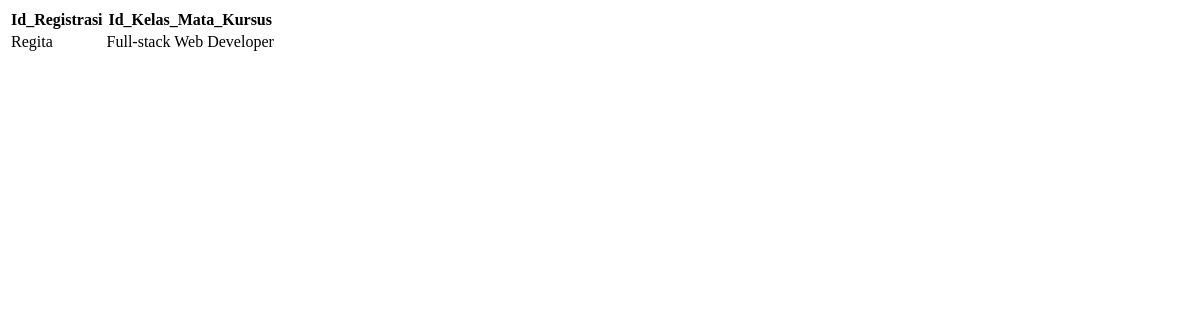
Before: /filterdetailregis/2 with the older database file.
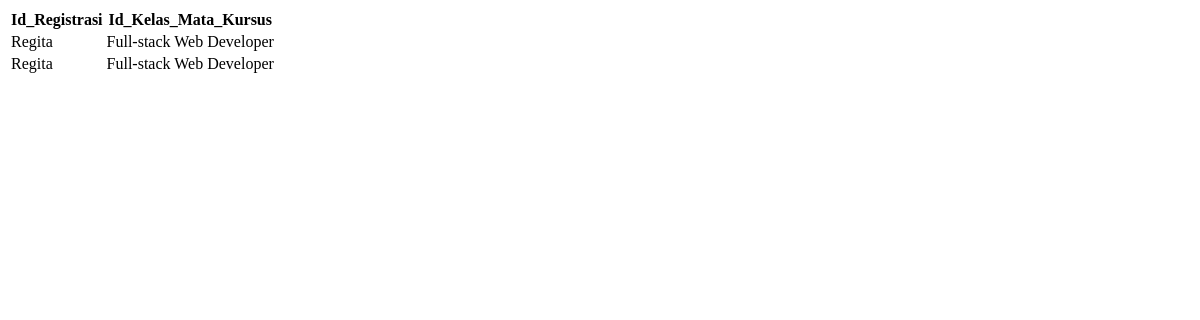
After: the same page with the newer database file.
### app/models.py (models this page shows, shortened)
class DetailRegistrasi(models.Model):
    Id_DetailRegistrasi = models.AutoField(primary_key=True)
    Id_Registrasi = models.ForeignKey(Registrasi, on_delete=models.CASCADE)
    Id_Kelas_Mata_Kursus = models.ForeignKey(Kelas_Mata_Kursus, on_delete=models.CASCADE)

class Registrasi(models.Model):
    Id_Registrasi = models.AutoField(primary_key=True)
    Id_Siswa = models.ForeignKey(Siswa, on_delete=models.CASCADE)
    ID_CS = models.ForeignKey(CustomerService, on_delete=models.CASCADE)
    Tanggal_Registrasi = models.DateField()
    def __str__(self):
        return str(self.Id_Siswa)

class Siswa(models.Model):
    Id_Siswa = models.AutoField(primary_key=True)
    Nama_Siswa = models.CharField(max_length=50)
    Tanggal_Lahir = models.DateField()
    Alamat_Siswa = models.TextField(blank=True, null=True)
    Nomor_Telepon_Siswa = models.PositiveIntegerField()
    def __str__(self):
        return str(self.Nama_Siswa)

class Kelas_Mata_Kursus(models.Model):
    Id_Kelas_Mata_Kursus = models.AutoField(primary_key=True)
    Jenis_Kursus = models.CharField(max_length=70)
    Jenis_Kelas = models.CharField(max_length=50)
    Jumlah_Pertemuan = models.PositiveIntegerField()
    Jadwal = models.CharField(max_length=100)
    Harga = models.PositiveIntegerField()
    Status_Kelas = models.CharField(max_length=30)
    def __str__(self):
        return str(self.Jenis_Kursus)

### app/views.py (the view)
# urls.py: path('filterdetailregis/<str:id>', views.filterdetailregistrasi, name = "filterdetailregis")
def filterdetailregistrasi (request, id) :
    filterdetailregis = models.DetailRegistrasi.objects.filter(Id_Registrasi=id)
    return render (request, 'filterdetailregistrasi.html', {'filterdetailregis' : filterdetailregis})

### app/templates/filterdetailregistrasi.html (shortened to what this page needs)
<!DOCTYPE html>
<html lang="en">
<head>
</head>
<body>
    <table>
        <tr>
            <th>Id_Registrasi</th>
            <th>Id_Kelas_Mata_Kursus</th>
        </tr>
        {% for item in filterdetailregis %}
        <tr>
            <td>{{ item.Id_Registrasi }}</td>
            <td>{{ item.Id_Kelas_Mata_Kursus }}</td>
        </tr>
        {% endfor %}
    </table>
</body>
</html>

Changed rows visible on the page:
added DetailRegistrasi: Id_Registrasi "Regita", Id_Kelas_Mata_Kursus "Full-stack Web Developer"
